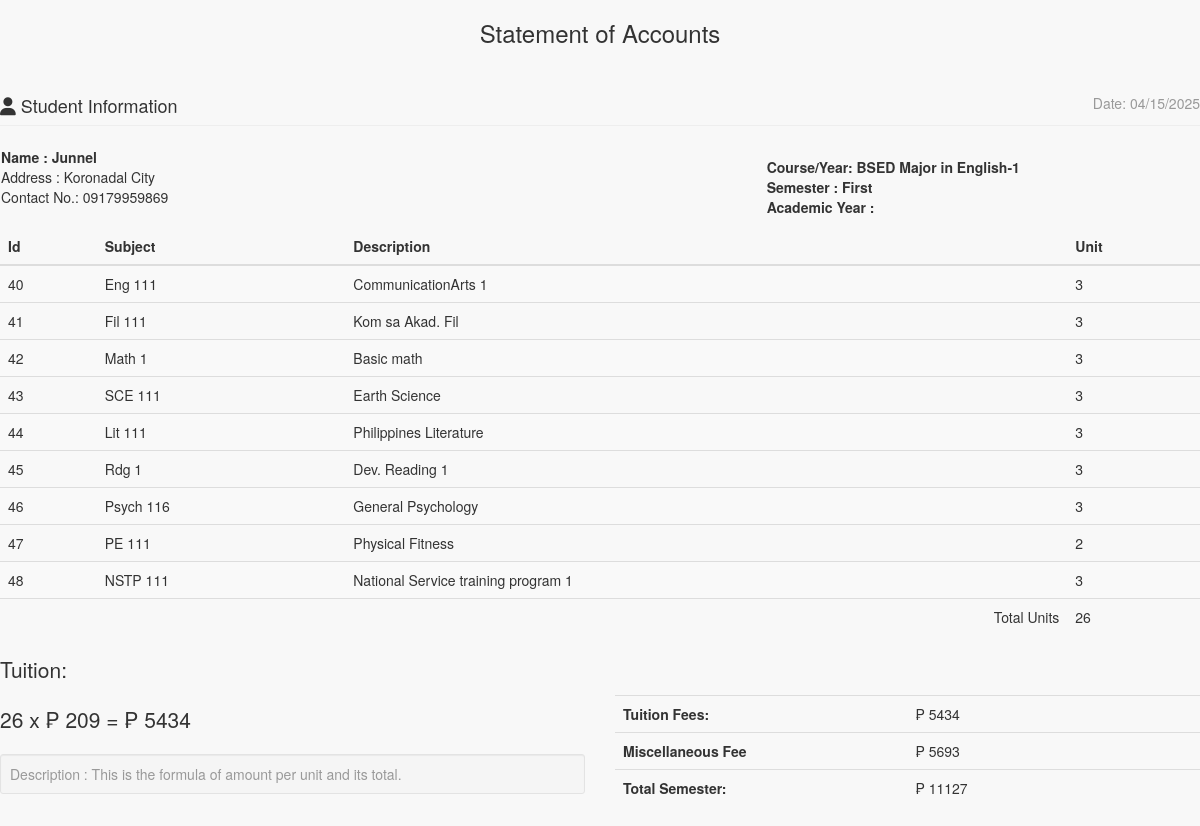
Page /statementaccnt.php (signed in) on the committed database.
### tables this page shows
CREATE TABLE `course` (
  `COURSE_ID` int(11) NOT NULL,
  `COURSE_NAME` varchar(30) NOT NULL,
  `COURSE_LEVEL` varchar(50) NOT NULL DEFAULT '1',
  `COURSE_MAJOR` varchar(30) NOT NULL DEFAULT 'None',
  `COURSE_DESC` varchar(255) NOT NULL,
  `DEPT_ID` int(11) NOT NULL,
  `SETSEMESTER` varchar(90) NOT NULL
);

CREATE TABLE `subject` (
  `SUBJ_ID` int(11) NOT NULL,
  `SUBJ_CODE` varchar(30) NOT NULL,
  `SUBJ_DESCRIPTION` varchar(255) NOT NULL,
  `UNIT` int(2) NOT NULL,
  `PRE_REQUISITE` varchar(30) NOT NULL DEFAULT 'None',
  `COURSE_ID` int(11) NOT NULL,
  `AY` varchar(30) NOT NULL,
  `SEMESTER` varchar(20) NOT NULL,
  `PreTaken` tinyint(1) NOT NULL
);

### include/database.php (called while the page is built, shortened)
<?php
class Database {
	var $sql_string = '';
	public $conn;
	public function open_connection() {
		$this->conn = mysqli_connect(server,user,pass);
		if(!$this->conn){
			echo "Problem in database connection! Contact administrator!";
			exit();
		}else{
			$db_select = mysqli_select_db($this->conn,database_name);
		}
	}
	function setQuery($sql='') {
		$this->sql_string=$sql;
	}
	function executeQuery() {
		$result = mysqli_query($this->conn,$this->sql_string);
		return $result;
	}
	private function confirm_query($result) {
		return $result;
	}
	function loadResultList( $key='' ) {
		$cur = $this->executeQuery();
		$array = array();
		while ($row = mysqli_fetch_object($cur)) {
			if ($key) {
				$array[$row->$key] = $row;
			} else {
				$array[] = $row;
			}
		}
		return $array;
	}
	function loadSingleResult() {
		$cur = $this->executeQuery();
		while ($row = mysqli_fetch_object($cur)) {
		return $data = $row;
		}
	}
}
$mydb = new Database();
?>

### include/courses.php (called while the page is built, shortened)
<?php
require_once(LIB_PATH.DS.'database.php');
class Course {
	protected static  $tblname = "course";
	function single_course($id=""){
			global $mydb;
			$mydb->setQuery("SELECT * FROM ".self::$tblname."
				Where COURSE_ID= '{$id}' LIMIT 1");
			$cur = $mydb->loadSingleResult();
			return $cur;
	}
}
?>

### statementaccnt.php (the view, shortened to what this page needs)
<?php
require_once("include/initialize.php");
?>
<!DOCTYPE html>
<html>
<head>
  <link href="<?php echo web_root; ?>admin/css/bootstrap.min.css" rel="stylesheet">
    <link href="<?php echo web_root; ?>admin/css/metisMenu.min.css" rel="stylesheet">
    <link href="<?php echo web_root; ?>admin/css/timeline.css" rel="stylesheet">
    <link href="<?php echo web_root; ?>admin/css/sb-admin-2.css" rel="stylesheet">
   <link href="<?php echo web_root; ?>admin/css/morris.css" rel="stylesheet">
    <link href="<?php echo web_root; ?>admin/font/css/font-awesome.min.css" rel="stylesheet" type="text/css">
  <link href="<?php echo web_root; ?>admin/font/font-awesome.min.css" rel="stylesheet" type="text/css">
    <link href="<?php echo web_root; ?>admin/css/dataTables.bootstrap.css" rel="stylesheet">
<link href="<?php echo web_root; ?>css/bootstrap-datetimepicker.min.css" rel="stylesheet" media="screen">
 <link href="<?php echo web_root; ?>css/datepicker.css" rel="stylesheet" media="screen">
 <link href="<?php echo web_root; ?>admin/css/costum.css" rel="stylesheet">
</head>
<body onload="window.print()">
<div class="wrapper">
    <section class="invoice">
      <div class="row">
        <h3 align="center">Statement of Accounts</h3>
      </div>
      <div class="row">
        <div class="col-xs-12">
          <h4 class="page-header">
            <i class="fa fa-user"></i> Student Information
            <small class="pull-right">Date: <?php echo date('m/d/Y'); ?></small>
          </h4>
        </div>
      </div>
      <table>
        <tr>
          <td width="75%" colspan="2" >
            <address>
            <b>Name : <?php echo $_SESSION['NAME'];?></b><br>
            Address : <?php echo $_SESSION['PADDRESS'];?><br>
            Contact No.: <?php echo $_SESSION['CONTACT'];?><br>
          </address>
          </td>
          <td >
             <b>Course/Year:  <?php
            $course = New Course();
            $singlecourse = $course->single_course($_SESSION['COURSEID']);
            echo $_SESSION['COURSE_YEAR'] = $singlecourse->COURSE_NAME.'-'.$singlecourse->COURSE_LEVEL;
            ?></b><br>
          <b>Semester : <?php echo $_SESSION['SEMESTER']; ?></b> <br/>
          <b>Academic Year : <?php echo $_SESSION['SY']; ?></b>
          </td>
        </tr>
      </table>
<?php
  if (isset($_SESSION['gvCart'])){
?>
<div class="row">
  <div class="col-xs-12 table-responsive">
    <table class="table table-striped">
      <thead>
      <tr>
        <th>Id</th>
        <th>Subject</th>
        <th>Description</th>
        <th>Unit</th>
      </tr>
      </thead>
      <tbody>
      <?php
        $totunit = '';
          if (isset($_SESSION['gvCart'])){
             $count_cart = count($_SESSION['gvCart']);
                for ($i=0; $i < $count_cart  ; $i++) {
                    $query = "SELECT * FROM `subject` s, `course` c WHERE s.COURSE_ID=c.COURSE_ID AND SUBJ_ID=" . $_SESSION['gvCart'][$i]['subjectid'];
                     $mydb->setQuery($query);
                     $cur = $mydb->loadResultList();
                      foreach ($cur as $result) {
                         echo '<tr>';
                          echo '<td>' . $result->SUBJ_ID.'</a></td>';
                          echo '<td>'. $result->SUBJ_CODE.'</td>';
                          echo '<td>'. $result->SUBJ_DESCRIPTION.'</td>';
                          echo '<td>' . $result->UNIT.'</a></td>';
                          echo '</tr>';
                          $totunit +=  $result->UNIT;
                      }
                }
              }
          ?>
      </tbody>
     </table>
<?php
}else{
?>
    <table class="table table-striped">
      <thead>
      <tr>
        <th>Id</th>
        <th>Subject</th>
        <th>Description</th>
        <th>Unit</th>
      </tr>
      </thead>
      <tbody>
      <?php
       $totunit = 0;
      $mydb->setQuery("SELECT * FROM `subject` s, `course` c
        WHERE s.COURSE_ID=c.COURSE_ID AND s.COURSE_ID=".$_SESSION['COURSEID']." AND SEMESTER='".$_SESSION['SEMESTER']."'");
      $cur = $mydb->loadResultList();
      foreach ($cur as $result) {
        echo '<tr>';
        echo '<td>'.$result->SUBJ_ID.'</td>';
        echo '<td>'.$result->SUBJ_CODE.'</td>';
        echo '<td>'.$result->SUBJ_DESCRIPTION.'</td>';
        echo '<td>'.$result->UNIT.'</td>';
        echo '</tr>';
        $totunit +=  $result->UNIT;
      }
      ?>
      <tr>
      <td colspan="3" align="right" >Total Units</td>
      <td><?php echo $totunit;?></td>
      </tr>
      </tbody>
    </table>
<?php
}
?>
   <div class="row">
        <div class="col-xs-6">
          <p class="lead">Tuition:</p>
        <p class="lead">
          <?php
          $totunit = $totunit <= 0 ? 0 : $totunit;
           $perunit = 209;
           $entrancefee = 5693;
           $subtot = $totunit * $perunit;
           $totsem = $entrancefee + $subtot;
           echo $totunit .' x  &#8369 ' . $perunit . ' =  &#8369 ' . $subtot ;
           ?>
          </p>
          <p class="text-muted well well-sm no-shadow" style="margin-top: 10px;">
           Description : This is the formula of amount per unit and its total.
          </p>
        </div>
        <div class="col-xs-6">
         <br/>
         <br/>
            <table class="table">
              <tr>
                <th style="width:50%">Tuition Fees:</th>
                <td> &#8369 <?php echo  $subtot; ?></td>
              </tr>
              <tr>
                <th>Miscellaneous Fee</th>
                <td> &#8369 <?php echo  $entrancefee  ; ?></td>
              </tr>
              <tr>
                <th>Total Semester:</th>
                <td> &#8369 <?php echo  $totsem; ?>
                </td>
              </tr>
            </table>
          </div>
      </div>
    </section>
    </div>
 </body>
 </html>

### admin/css/sb-admin-2.css (style rules this page uses)
body { background-color: #f8f8f8; }

### rows in the picture
course: COURSE_NAME+COURSE_LEVEL "BSED Major in English-1"
subject: SUBJ_ID "40", SUBJ_CODE "Eng 111", SUBJ_DESCRIPTION "CommunicationArts 1", UNIT "3"
subject: SUBJ_ID "41", SUBJ_CODE "Fil 111", SUBJ_DESCRIPTION "Kom sa Akad. Fil", UNIT "3"
subject: SUBJ_ID "42", SUBJ_CODE "Math 1", SUBJ_DESCRIPTION "Basic math", UNIT "3"
subject: SUBJ_ID "43", SUBJ_CODE "SCE 111", SUBJ_DESCRIPTION "Earth Science", UNIT "3"
subject: SUBJ_ID "44", SUBJ_CODE "Lit 111", SUBJ_DESCRIPTION "Philippines Literature", UNIT "3"
subject: SUBJ_ID "45", SUBJ_CODE "Rdg 1", SUBJ_DESCRIPTION "Dev. Reading 1", UNIT "3"
subject: SUBJ_ID "46", SUBJ_CODE "Psych 116", SUBJ_DESCRIPTION "General Psychology", UNIT "3"
subject: SUBJ_ID "47", SUBJ_CODE "PE 111", SUBJ_DESCRIPTION "Physical Fitness", UNIT "2"
subject: SUBJ_ID "48", SUBJ_CODE "NSTP 111", SUBJ_DESCRIPTION "National Service training program 1", UNIT "3"

### other values in the picture
$_SESSION['NAME'] "Junnel"
$_SESSION['PADDRESS'] "Koronadal City"
$_SESSION['CONTACT'] "09179959869"
$_SESSION['SEMESTER'] "First"
$totunit "26"
$perunit "209"
$subtot "5434"
$entrancefee "5693"
$totsem "11127"
